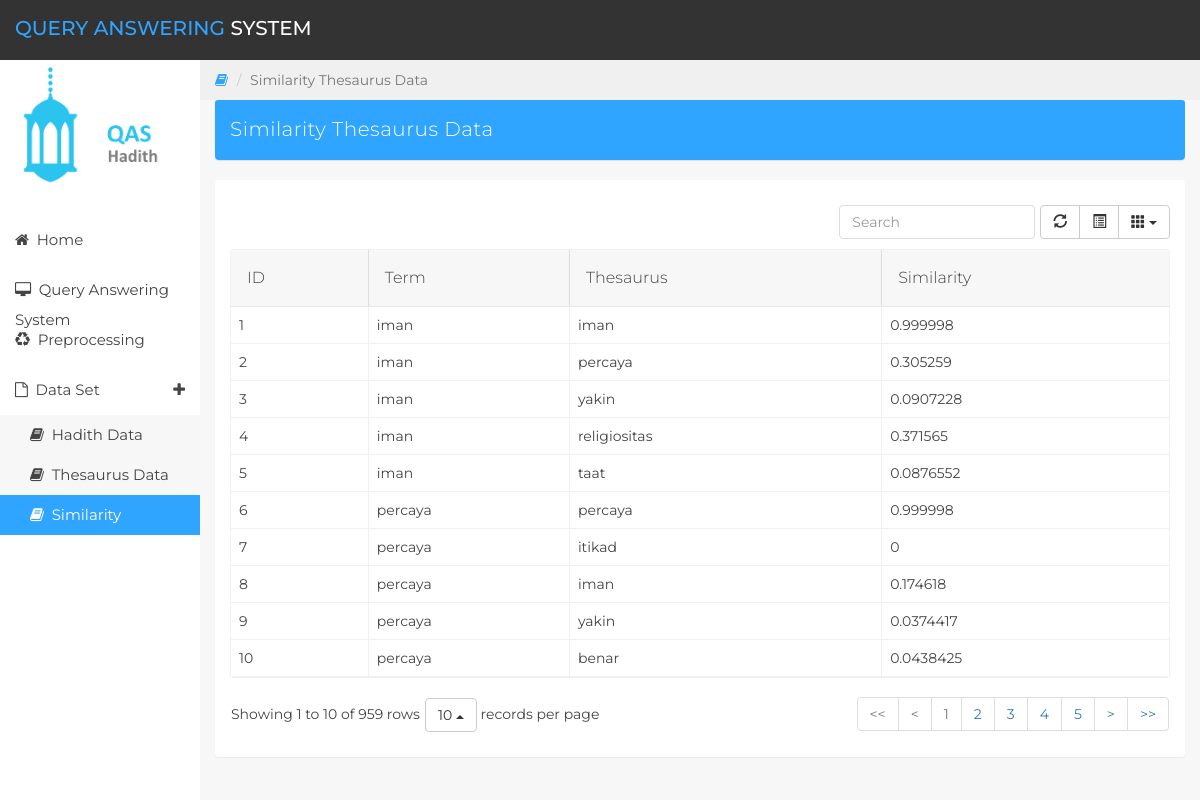
Page /data_sim_thesaurus.php on the committed database.
### tables this page shows
CREATE TABLE `tb_sim_tesaurus` (
  `id` int(11) NOT NULL,
  `term` varchar(100) NOT NULL,
  `sin` varchar(100) NOT NULL,
  `sim` float NOT NULL
);

### data_sim_thesaurus.php (the view, shortened to what this page needs)
<!DOCTYPE html>
<html>
<?php
    include("koneksi.php");
?>
<head>
		<link href="css/bootstrap.min.css" rel="stylesheet">
		<link href="css/font-awesome.min.css" rel="stylesheet">
		<link href="css/datepicker3.css" rel="stylesheet">
		<link href="css/bootstrap-table.css" rel="stylesheet">
		<link href="css/styles.css" rel="stylesheet">
	</head>
	<body>
    <nav class="navbar navbar-custom navbar-fixed-top" role="navigation">
			<div class="container-fluid">
				<div class="navbar-header">
					<a class="navbar-brand" href="#"><span>Query Answering</span> System</a>
				</div>
			</div>
		</nav>
		<div id="sidebar-collapse" class="col-sm-3 col-lg-2 sidebar">
			<div>
				<img src="images/qas_hadith_icon.png" width="180" class="img-responsive" alt="">
			</div>
			<ul class="nav menu">
				<li><a class="" href="index.php"><em class="fa fa-home">&nbsp;</em> Home</a></li>
				<li><a class="" href="search.php"><span class="fa fa-desktop">&nbsp;</span> Query Answering System</a></li>
				<li><a class="" href="preprocessing.php"><span class="fa fa-recycle">&nbsp;</span> Preprocessing</a></li>
				<li class="parent "><a data-toggle="collapse" href="#sub-item-1">
					<em class="fa fa-file-o">&nbsp;</em> Data Set <span data-toggle="collapse" href="#sub-item-1" class="icon pull-right"><i class="fa fa-plus"></i></span>
					</a>
					<ul class="children collapse in" id="sub-item-1">
						<li class=""><a class="" href="dataset.php"><span class="fa fa-book">&nbsp;</span>
							Hadith Data
						</a></li>
						<li><a class="" href="data_thesaurus.php"><span class="fa fa-book">&nbsp;</span>
							Thesaurus Data
						</a></li>
						<li><a class="active" href="data_sim_thesaurus.php"><span class="fa fa-book">&nbsp;</span>
							Similarity Thesaurus Data
						</a></li>
					</ul>
				</li>
			</ul>
        </div>
		<div class="col-sm-9 col-sm-offset-3 col-lg-10 col-lg-offset-2 main">
			<div class="row">
				<ol class="breadcrumb">
					<li><a href="#">
						<em class="fa fa-book"></em>
					</a></li>
					<li class="active">Similarity Thesaurus Data</li>
				</ol>
			</div>
			<div class="row">
				<div class="col-lg-12">
					<div class="panel panel-info">
						<div class="panel panel-heading">Similarity Thesaurus Data</div>
					</div>
				</div>
    		</div>
			<div class="row">
				<div class="col-lg-12">
					<div class="panel panel-default">
						<div class="panel-body">
							<table data-toggle="table"  data-show-refresh="true" data-show-toggle="true" data-show-columns="true" data-search="true" data-select-item-name="toolbar1" data-pagination="true" data-sort-name="name" data-sort-order="desc">
								<thead>
                                    <tr>
                                        <th data-field="id" data-sortable="true">ID</th>
                                        <th data-field="term" data-sortable="true">Term</th>
                                        <th data-field="sin" data-sortable="true">Thesaurus</th>
                                        <th data-field="sim" data-sortable="true">Similarity</th>
                                    </tr>
								</thead>
								<tbody>
								<?php
                                mysqli_query($connect,"SET CHARACTER SET utf8");
                                $query = mysqli_query($connect, "SELECT * FROM tb_sim_tesaurus ORDER by id ASC") or die(("Can't Connect Database"));
                                $no = 1;
                                while ($row = mysqli_fetch_assoc($query)) {
                                    ?>
                                        <tr>
                                            <td><?php echo $no;?></td>
                                            <td><?php echo $row['term'];?></td>
                                            <td><?php echo $row['sin'];?></td>
                                            <td><?php echo $row['sim'];?></td>
                                        </tr>
                                    <?PHP
                                    $no++;
                                }
                                ?>
								</tbody>
							</table>
						</div>
					</div>
				</div>
			</div>
		</div>
	</body>
</html>

### css/styles.css (style rules this page uses)
body { background: #f7f7f7; padding-top: 60px; font-size: 14px; color: #444444; font-family: "Montserrat", "Helvetica Neue", Helvetica, Arial, sans-serif; }
a, a:hover, a:focus { color: #30a5ff; }
.navbar-custom { background: #333; height: 60px; }
.navbar-header .navbar-brand { color: #fff; font-size: 20px; text-transform: uppercase; font-weight: 500; height: 60px; padding-top: 18px; }
.navbar-header .navbar-brand span { color: #30a5ff; }
.panel { border: 0; }
.panel-info > .panel-heading { background-color: #30a5ff; color: #fff; border: none; }
.panel-heading { font-size: 20px; font-weight: 300; letter-spacing: 0.025em; height: 60px; line-height: 38px; }
.navbar { border: 0; }
.sidebar { display: block; padding: 0; display: none; box-shadow: none; background: #fff; }
.sidebar ul { margin: 20px 0px; }
@media (min-width: 768px) { .sidebar { display: block; position: fixed; top: 60px; bottom: 0; left: 0; z-index: 1000; display: block; margin: 0; padding: 0; overflow-x: hidden; overflow-y: auto; } }
@media (min-width: 768px) { .navbar-header { width: 100%; } }
.sidebar ul.nav .active a, .sidebar ul.nav li.parent a.active, .sidebar ul.nav .active > a:hover, .sidebar ul.nav li.parent a.active:hover, .sidebar ul.nav .active > a:focus, .sidebar ul.nav li.parent a.active:focus, .sidebar ul.nav ul.children li.active a { color: #fff; background-color: #30a5ff; }
.sidebar ul.nav ul, .sidebar ul.nav ul li { list-style: none; list-style-type: none; }
.sidebar ul.nav li a { height: 50px; font-size: 15px; line-height: 2em; color: #444444; }
.sidebar ul.nav ul.children { width: auto; padding: 0; margin: 0; background: #f9f9f9; }
.sidebar ul.nav ul.children li a { height: 40px; background: #f7f7f7; color: #444444; }
.sidebar ul.nav li.parent ul li a { border: none; display: block; padding-left: 30px; line-height: 40px; border-radius: 0; }
.breadcrumb { border-radius: 0; padding: 10px 15px 10px 15px; background: #f0f0f0; margin: 0; }
.table { background: #fff; }

### data_sim_thesaurus.php (style rules this page uses)
body { display:none; }

### rows in the picture
tb_sim_tesaurus: term "iman", sin "iman", sim "0.999998"
tb_sim_tesaurus: term "iman", sin "percaya", sim "0.305259"
tb_sim_tesaurus: term "iman", sin "yakin", sim "0.0907228"
tb_sim_tesaurus: term "iman", sin "religiositas", sim "0.371565"
tb_sim_tesaurus: term "iman", sin "taat", sim "0.0876552"
tb_sim_tesaurus: term "percaya", sin "percaya", sim "0.999998"
tb_sim_tesaurus: term "percaya", sin "itikad", sim "0"
tb_sim_tesaurus: term "percaya", sin "iman", sim "0.174618"
tb_sim_tesaurus: term "percaya", sin "yakin", sim "0.0374417"
tb_sim_tesaurus: term "percaya", sin "benar", sim "0.0438425"
